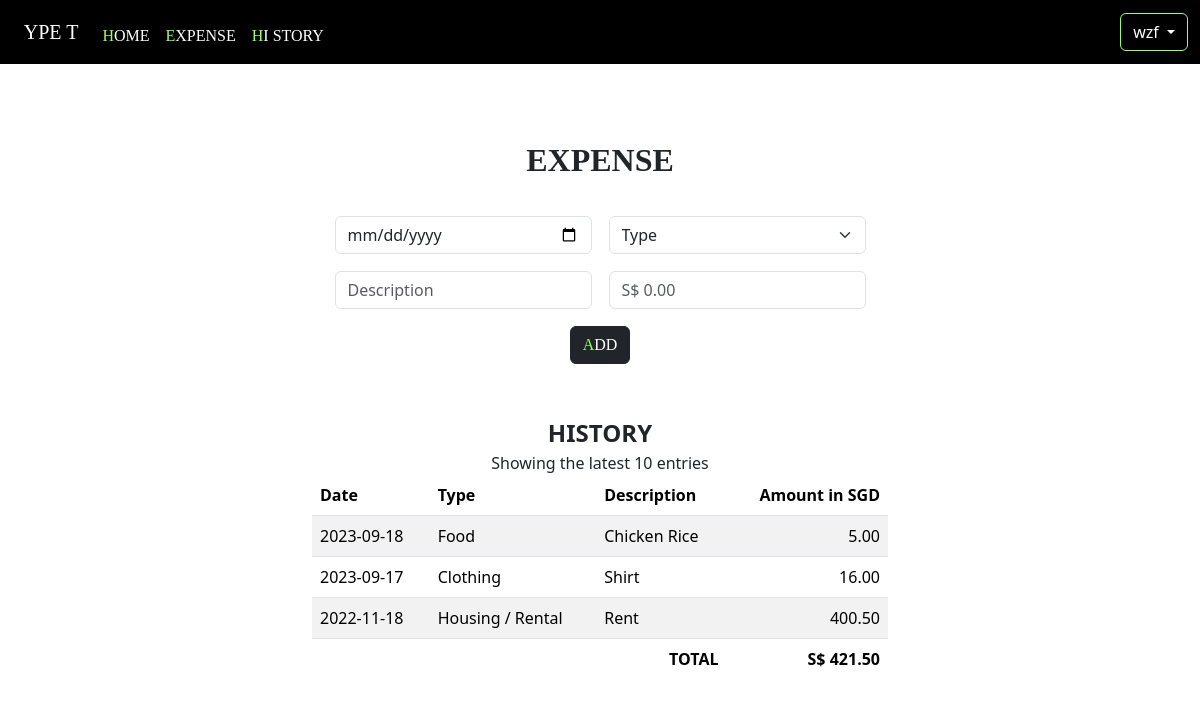
The page /expense (signed in) on the database its author committed.
### tables this page shows
CREATE TABLE expenses (id INTEGER PRIMARY KEY NOT NULL, account INTEGER NOT NULL, date TEXT NOT NULL, year INTEGER NOT NULL, month INTEGER NOT NULL, type TEXT NOT NULL, description TEXT, amount NUMERIC NOT NULL, FOREIGN KEY(account) REFERENCES accounts(id));

### app.py (the view)
@app.route("/expense", methods=["GET", "POST"])
@login_required
def expense():
    if request.method == "POST":
        date1 = request.form.get("date")
        type = request.form.get("type")
        desc = request.form.get("desc")
        amount = request.form.get("amount")
        error = 0
        if not date1 or date1 == "yyyy-mm-dd" or not type or not desc:
            flash("Missing Date, Type and/or Description")
            error += 1
        try:
            amount = float(amount)
        except ValueError:
            amount = 0
        if amount == 0:
            flash("Missing amount or amount cannot be 0")
            error += 1
        if error > 0:
            return redirect("/expense")
        datesplit = date1.split("-")
        db.execute("INSERT INTO expenses (account, date, year, month, type, description, amount) VALUES (?, ?, ?, ?, ?, ?, ?)",
                   session["user_id"], date1, datesplit[0], datesplit[1], type, desc, amount)
        return redirect("/expense")
    else:
        expensetype = db.execute("SELECT * FROM expensetype EXCEPT SELECT * FROM expensetype WHERE type = ? ORDER BY type", "Other")
        other = db.execute("SELECT type FROM expensetype WHERE type = ?", "Other")[0]
        expenses = db.execute("SELECT * FROM expenses WHERE account = ? ORDER BY date DESC, id DESC LIMIT 10", session["user_id"])
        return render_template("expense.html", username=name, type=expensetype, other=other, expenses=expenses, today=date.today(),
                                               iso=iso, sign=sign)

### app.py (called while the page is built)
@app.after_request
def after_request(response):
    response.headers["Cache-Control"] = "no-cache, no-store, must-revalidate"
    response.headers["Expires"] = 0
    response.headers["Pragma"] = "no-cache"
    return response

### helpers.py (called while the page is built)
def login_required(f):
    @wraps(f)
    def decorated_function(*args, **kwargs):
        if session.get("user_id") is None:
            return redirect("/login")
        return f(*args, **kwargs)
    return decorated_function

### templates/expense.html (shortened to what this page needs)
{% extends "layout.html" %}
{% block name %}
    {{ username }}
{% endblock %}
{% block body %}
    <div class="header anurati mt6">EXPENSE</div>
    <form action="/expense" method="POST">
        <table class="expense mt-3">
            <tr>
                <td><input class="form-control" name="date" placeholder="Date" type="date" max="{{ today }}" autocomplete="off" required></td>
                <td>
                    <select class="form-select" name="type" autocomplete="off" required>
                        <option disabled selected value="">Type</option>
                    </select>
                </td>
            </tr>
            <tr>
                <td><input class="form-control" name="desc" placeholder="Description" type="text" autocomplete="off" required></td>
                <td>
                    <input class="form-control" name="amount" placeholder="{{ sign }} 0.00" type="number" step="0.01" min="0" autocomplete="off" required>
                </td>
            </tr>
            <tr>
                <td class="text-center" colspan="2">
                    <button class="btn btn-dark anurati" type="submit"><span class="firstchar">A</span>DD</button>
                </td>
            </tr>
        </table>
    </form>
    <div class="container-fluid history">
        <div class="header header2 mt6">HISTORY</div>
        <div class="text-center">Showing the latest 10 entries</div>
        <div>
            <table class="table table-striped">
                <thead>
                    <th class="text-start">Date</th>
                    <th class="text-start">Type</th>
                    <th class="text-start">Description</th>
                    <th class="text-end">Amount in {{ iso }}</th>
                </thead>
                <tbody>
                    {% for row in expenses %}
                    <tr>
                        <td class="text-start">{{ row.date }}</td>
                        <td class="text-start">{{ row.type }}</td>
                        <td class="text-start">{{ row.description }}</td>
                        <td class="text-end">{{ "%.2f" | format(row.amount) }}</td>
                    </tr>
                    {% endfor %}
                </tbody>
                <tfoot>
                    <tr>
                        <td class="text-end fw-bold border-0" colspan="3">TOTAL</td>
                        <td class="text-end border-0"><b>{{ sign }} {{ "%.2f" | format(expenses | sum(attribute='amount')) }}</b></td>
                    </tr>
                </tfoot>
            </table>
        </div>
    </div>
{% endblock %}

### static/styles.css (style rules this page uses)
.anurati { font-family: Anurati; }
.firstchar { color: #99ff66; }

### static/layout.css (style rules this page uses)
.header { text-align: center; font-weight: bold; font-size: 200%; }
.header2 { font-size: 150%; }
.table { margin-bottom: 0; }
.mt6 { margin-top: 6%; }
.expense { margin: auto; border-spacing: 15px; border-collapse: separate; }
thead { position: sticky; top: 0; }
tfoot { position: sticky; bottom: 0; }
.history { height: 60vh; width: 90%; overflow: auto; }
@media not (max-aspect-ratio: 1/1) { .history { width: 50%; } }

### rows shown on the page
expenses: date "2023-09-18", type "Food", description "Chicken Rice", amount "5.00"
expenses: date "2023-09-17", type "Clothing", description "Shirt", amount "16.00"
expenses: date "2022-11-18", type "Housing / Rental", description "Rent", amount "400.50"

### other values the page prints
{{ username }} "wzf"
{{ iso }} "SGD"
{{ sign }} "S$"
{{ "%.2f" | format(expenses | sum(attribute='amount')) }} "421.50"
